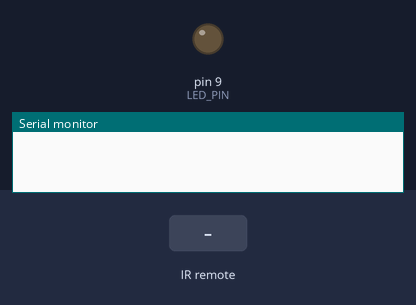
A sketch run on a simulated Arduino Uno, built with avr-gcc and run on an emulated ATmega328P. On the bench: output pins drawn as LEDs (lit = HIGH), the last lines printed to the serial monitor. Inputs (shaded band) come from the test bench.

Above: at 1.2 s.
1.3 s: infrared code 0xFF02FD received
At 1.7 s:
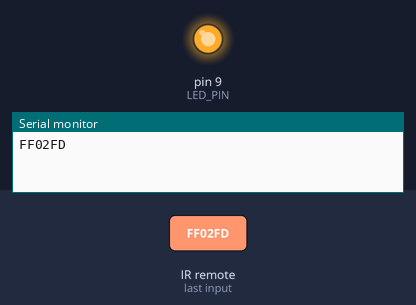
Timing chart, 0 to 4.3 s (numbered marks = the images above; inputs shaded):
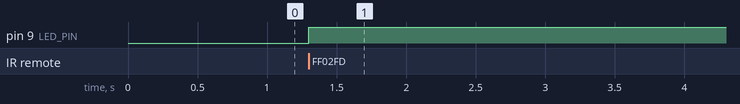

Measured:
- after the input at 1.3 s, pin 9 (LED_PIN): LOW → HIGH at once

The sketch:

Project_6.2_IR_Reception.ino
```cpp
/* keyestudio 4wd BT Car V2
lesson 6.2
IRremote
http://www.keyestudio.com
*/
#include <IRremote.h>
int RECV_PIN = 3;//define the pin of IR receiver as A0
int LED_PIN=9;// define the pin of LED as pin 3
int a=0;
IRrecv irrecv(RECV_PIN);
decode_results results;
void setup()
{Serial.begin(9600);
  irrecv.enableIRIn(); //  Initialize the IR receiver
  pinMode(LED_PIN,OUTPUT);//set pin 3 of LED to OUTPUT
}
void loop() {
  if (irrecv.decode(&results)) {
    Serial.println(results.value, HEX);
if(results.value==0xFF02FD &a==0) //according to the above key value, press“OK”on remote control , LED will be controlled
{digitalWrite(LED_PIN,HIGH);//LED will be on
a=1;
}
else if(results.value==0xFF02FD &a==1) //press again
{
digitalWrite(LED_PIN,LOW);//LED will go off
a=0;
}
    irrecv.resume(); // receive the next value
  }}//*******************************************************
```
